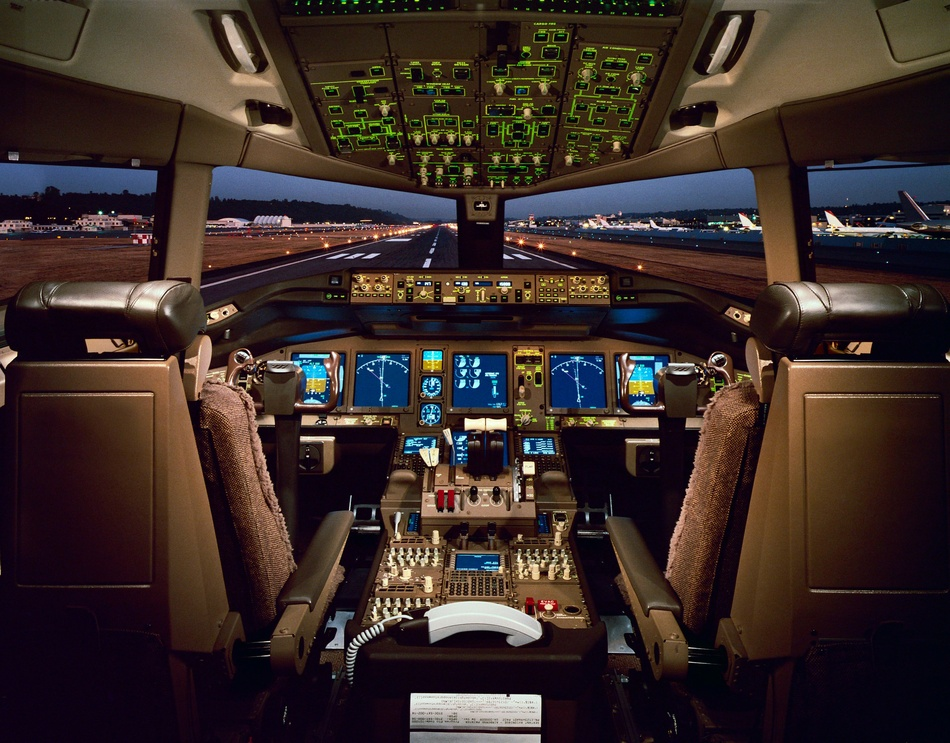
#> input picture CLASE8426/cabina_avior.jpg, 950 x 743 px, shrunk from 3068 x 2400 before the run
$ jupyter execute brillos.ipynb
#> lines starting #> are read from the running program, lines starting #| are printed output that depends on the picture
## BRILLO

[cell 1]
import cv2
import numpy as np
import matplotlib.pyplot as plt

def ajustar_brillo_eficiente(image, valor=0):
    return cv2.convertScaleAbs(image, alpha=1.0, beta=valor)

img = cv2.imread('cabina_avior.jpg')
#> img is the input picture: shape (743, 950, 3); mean B, G, R 40.6, 44.4, 58.6


bril = 60
img_fin = ajustar_brillo_eficiente(img, bril)
#> in ajustar_brillo_eficiente, `return cv2.convertScaleAbs(image, alpha=1.0, beta=valor)`:
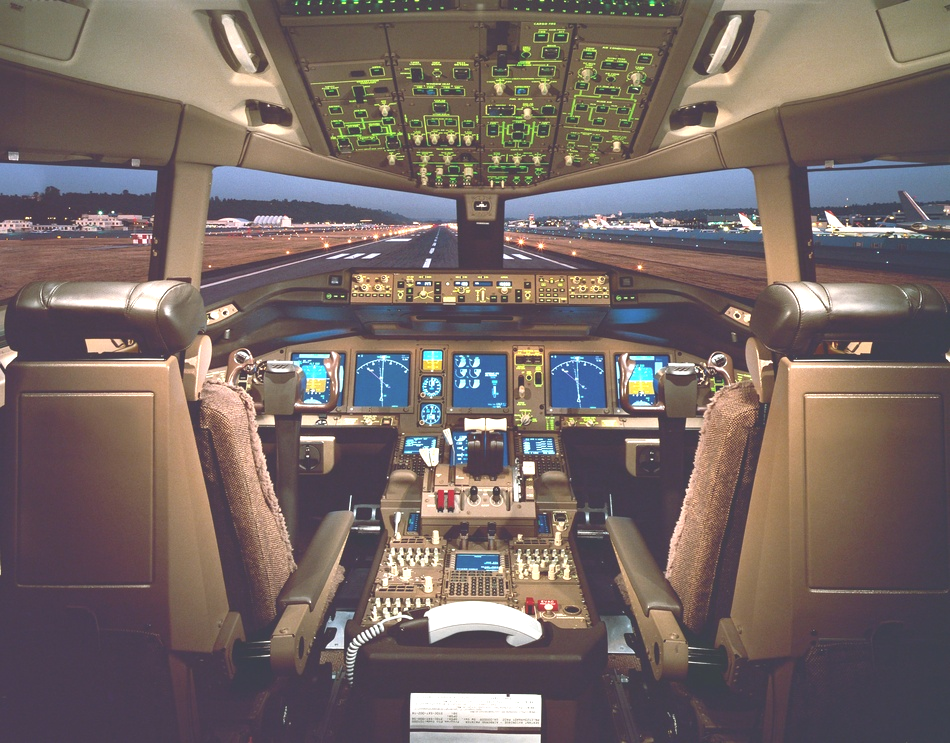
#> returned value: shape (743, 950, 3); mean of channels 0, 1, 2 100.2, 103.9, 118; drawn as B, G, R


plt.figure(figsize=(12, 6))

plt.subplot(1, 2, 1)
plt.imshow(cv2.cvtColor(img, cv2.COLOR_BGR2RGB))
plt.title('Imagen Base (Cabina Avior)')
plt.axis('off')

plt.subplot(1, 2, 2)
plt.imshow(cv2.cvtColor(img_fin, cv2.COLOR_BGR2RGB))
plt.title(f'Brillo Aumentado (+{bril})')
plt.axis('off')

plt.tight_layout()
plt.show()
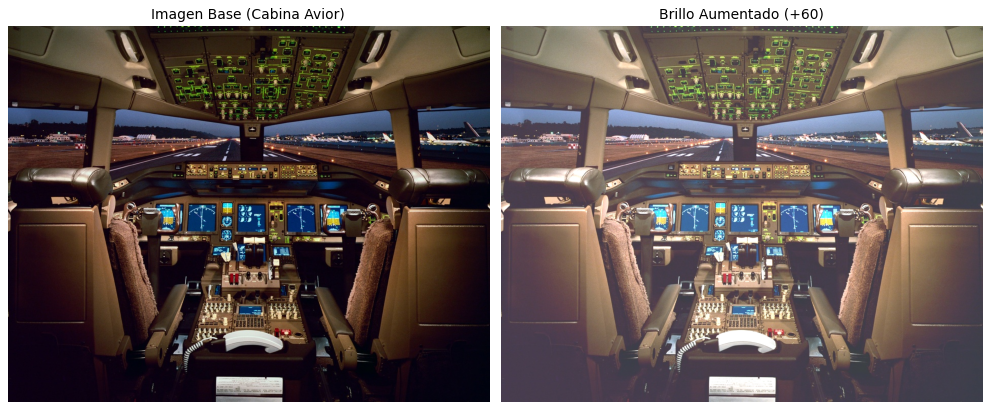
#> figure drawn by matplotlib, 2 panels
